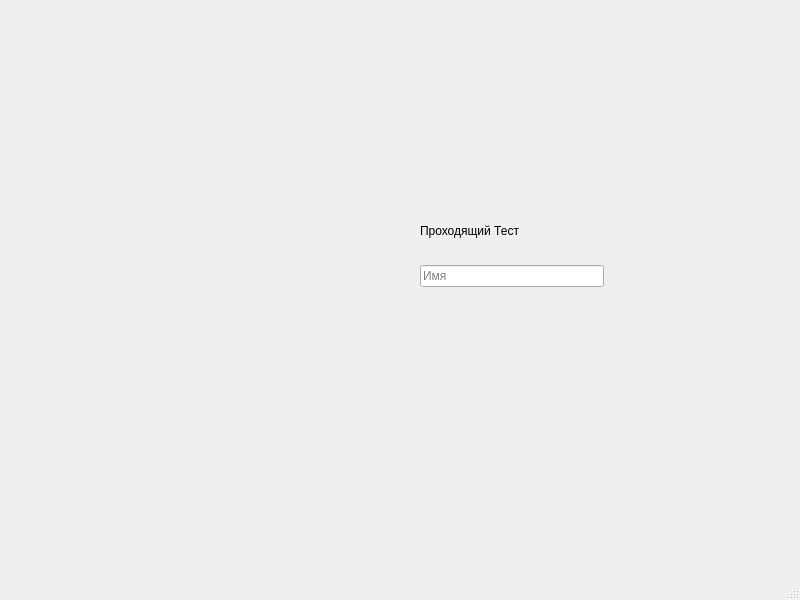
<?xml version="1.0" encoding="UTF-8"?>
<ui version="4.0">
 <class>MainWindow</class>
 <widget class="QMainWindow" name="MainWindow">
  <property name="geometry">
   <rect>
    <x>0</x>
    <y>0</y>
    <width>800</width>
    <height>600</height>
   </rect>
  </property>
  <property name="windowTitle">
   <string>MainWindow</string>
  </property>
  <widget class="QWidget" name="centralwidget">
   <widget class="QWidget" name="verticalLayoutWidget">
    <property name="geometry">
     <rect>
      <x>420</x>
      <y>200</y>
      <width>184</width>
      <height>87</height>
     </rect>
    </property>
    <layout class="QVBoxLayout" name="verticalLayout">
     <item>
      <widget class="QLabel" name="label">
       <property name="minimumSize">
        <size>
         <width>182</width>
         <height>62</height>
        </size>
       </property>
       <property name="text">
        <string>Проходящий Тест</string>
       </property>
      </widget>
     </item>
     <item>
      <widget class="QLineEdit" name="lineEdit">
       <property name="placeholderText">
        <string>Имя</string>
       </property>
      </widget>
     </item>
    </layout>
   </widget>
  </widget>
  <widget class="QMenuBar" name="menubar">
   <property name="geometry">
    <rect>
     <x>0</x>
     <y>0</y>
     <width>800</width>
     <height>18</height>
    </rect>
   </property>
  </widget>
  <widget class="QStatusBar" name="statusbar"/>
 </widget>
 <resources/>
 <connections/>
</ui>
